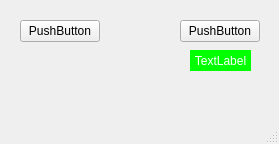
<?xml version="1.0" encoding="UTF-8"?>
<ui version="4.0">
 <class>MainWindow</class>
 <widget class="QMainWindow" name="MainWindow">
  <property name="geometry">
   <rect>
    <x>0</x>
    <y>0</y>
    <width>279</width>
    <height>144</height>
   </rect>
  </property>
  <property name="windowTitle">
   <string>MainWindow</string>
  </property>
  <widget class="QWidget" name="centralwidget">
   <widget class="QPushButton" name="pushButton">
    <property name="geometry">
     <rect>
      <x>20</x>
      <y>20</y>
      <width>80</width>
      <height>22</height>
     </rect>
    </property>
    <property name="text">
     <string>PushButton</string>
    </property>
   </widget>
   <widget class="QPushButton" name="pushButton_2">
    <property name="geometry">
     <rect>
      <x>180</x>
      <y>20</y>
      <width>80</width>
      <height>22</height>
     </rect>
    </property>
    <property name="text">
     <string>PushButton</string>
    </property>
   </widget>
   <widget class="QLabel" name="label">
    <property name="geometry">
     <rect>
      <x>190</x>
      <y>50</y>
      <width>61</width>
      <height>21</height>
     </rect>
    </property>
    <property name="styleSheet">
     <string notr="true">background-color: #0f0;
color: #fff;
</string>
    </property>
    <property name="text">
     <string>TextLabel</string>
    </property>
    <property name="alignment">
     <set>Qt::AlignCenter</set>
    </property>
   </widget>
  </widget>
  <widget class="QMenuBar" name="menubar">
   <property name="geometry">
    <rect>
     <x>0</x>
     <y>0</y>
     <width>279</width>
     <height>21</height>
    </rect>
   </property>
  </widget>
  <widget class="QStatusBar" name="statusbar"/>
 </widget>
 <resources/>
 <connections/>
</ui>
